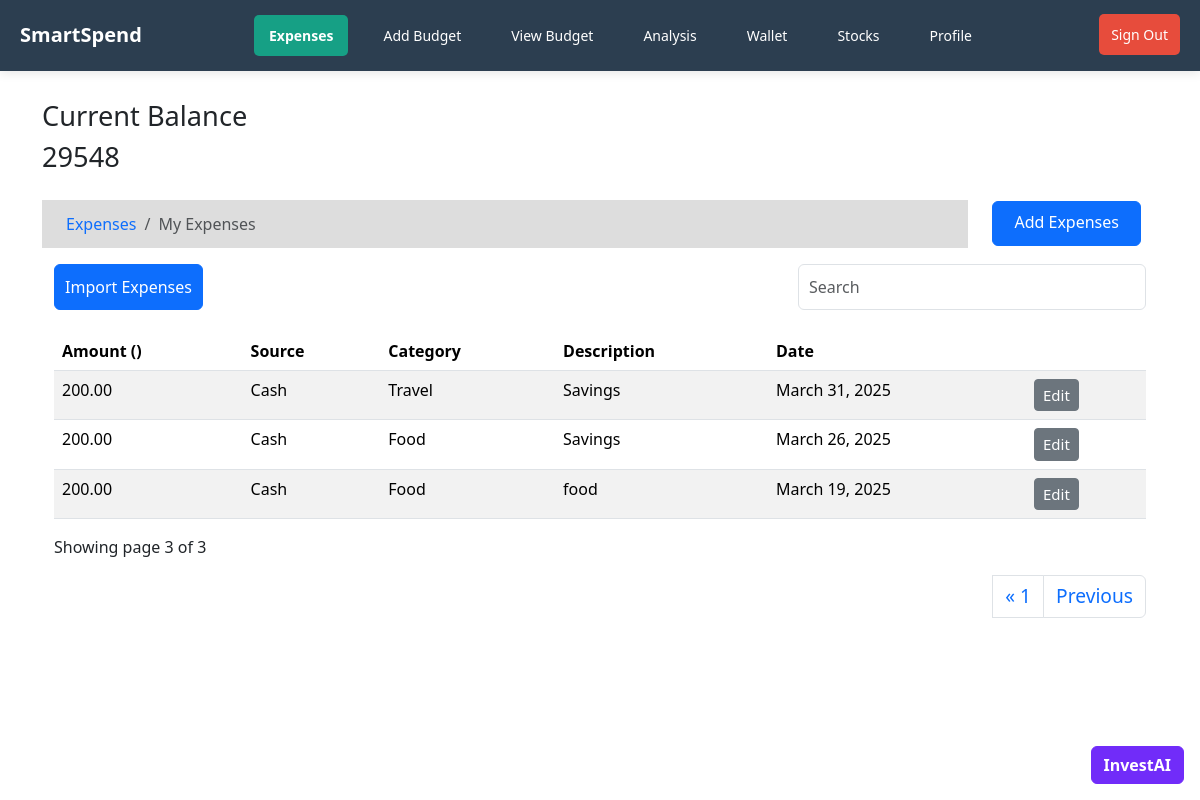
/?page=3 (signed in), run on the app's committed database.
### transactions/models.py (models this page shows, shortened)
class BankAccount(models.Model):
    user = models.ForeignKey(User, on_delete=models.CASCADE)
    account_number = models.CharField(max_length=20)
    current_balance = models.IntegerField(default=0)

class Transaction(models.Model):
    account = models.ForeignKey(BankAccount, on_delete=models.CASCADE)
    transaction_id = models.CharField(max_length=100, unique=True)  # Unique identifier
    amount = models.DecimalField(max_digits=10, decimal_places=2)
    transaction_type = models.CharField(max_length=10, choices=[('credit', 'Credit'), ('debit', 'Debit')])
    timestamp = models.DateTimeField()  # Timestamp of the transaction
    description = models.TextField(blank=True)  # Parsed description from the SMS
    category = models.CharField(max_length=266,default="")
    new_balance = models.DecimalField(max_digits=12, decimal_places=2, null=True, blank=True)
    payment_type = models.CharField(max_length=255, default='Cash')
    is_debited = models.BooleanField(default=False)

### transactions/views.py (the view)
# urls.py: path('', views.Index, name = 'expenses'),
@login_required(login_url='/authentication/login/')
def Index(request):
    bank_account = BankAccount.objects.get(user=request.user)
    expenses = Transaction.objects.filter(account = bank_account)
    paginator = Paginator(expenses, 5)
    page_number = request.GET.get('page')
    page_obj = Paginator.get_page(paginator,page_number)
    context={
        'expenses' : expenses,
        'page_obj' : page_obj,
        'bank_account' : bank_account,
    }
    return render(request,'expenses/index.html',context)

### templates/expenses/index.html (shortened to what this page needs)
{% extends "base.html" %}
{% load static %}
{% block content %}
<link href="{% static 'css/popup.css' %}" rel="stylesheet">
<div class="container mt-6" style="margin-top: 100px ; ">
  <div>
    <h3 style="font-size: 1.7rem;">Current Balance</h3>
    <h4 style="font-size: 1.7rem;">{{bank_account.current_balance}}</h4>
  </div>
  <div class="row">
    <div class="col-md-10">
      <nav aria-label="breadcrumb">
        <ol class="breadcrumb" style="
                                          background-color: #dddddd;
                                          padding-left:1.5%;
                                          margin-top:2%;
                                          padding-top:1%;
                                          padding: .75rem 1.5rem;
                                          font-size: 1rem;">
          <li class="breadcrumb-item"><a href="" style="text-decoration:none; font-size: 1rem;">Expenses</a></li>
          <li class="breadcrumb-item active" aria-current="page" style="font-size: 1rem;">My Expenses</li>
        </ol>
      </nav>
    </div>
    <div class="col-md-2" style="margin-top:1.7%;">
      <a href="{% url 'add_expenses' %}" class="btn btn-primary" style="height: 45px; width: 90%; font-size: 1rem; padding-top: 5%;">Add Expenses</a>
    </div>
  </div>
  <div class="container">
    <div class="row">
      <div class="col-md-8">
        <a href="#" class="btn btn-primary" id="open-popup" style="font-size: 1rem; padding: 10px;">Import Expenses</a>
      </div>
    {% if expenses.count %}
      <div class="col-md-4">
        <div class="form-group">
          <input class="form-control" placeholder="Search" id="SearchField" style="font-size: 1rem; padding: 10px; width: 100%;" />
        </div>
      </div>
    </div>
    <div class="app-table" style="margin-top: 2%;">
      <table class="table table-striped table-hover" style="font-size: 1rem;">
        <thead>
          <tr>
            <th>Amount ({{currency}})</th>
            <th>Source</th>
            <th>Category</th>
            <th>Description</th>
            <th>Date</th>
            <th></th>
          </tr>
        </thead>
        <tbody>
          {% for expense in page_obj %}
            {% if expense.transaction_type == 'debit' %}
            <tr>
              <td>{{expense.amount}}</td>
              <td>{{expense.payment_type}}</td>
              <td>{{expense.category}}</td>
              <td>{{expense.description}}</td>
              <td>{{expense.timestamp|date:"F d, Y" }}</td>
              <td><a href="{% url 'edit_expense' expense.id %}" class="btn btn-secondary btn-sm" style="font-size: 15px;">Edit</a></td>
            </tr>
            {% endif %}
          {% endfor %}
        </tbody>
      </table>
    </div>
    <div class="pagination-container">
    <div class="pagination-info" style="font-size: 1rem; margin-bottom: 1rem;">
      Showing page {{page_obj.number}} of {{page_obj.paginator.num_pages}}
    </div>
    <ul class="pagination justify-content-end mr-auto">
      {% if page_obj.has_previous %}
      <li {% if page_obj.number == 1 %} class="page-item active" {% endif %}><a class="page-link" href="?page=1" style="font-size: 1.2rem;">&laquo; 1</a></li>
      <li class="page-item"> <a class="page-link" href="?page={{ page_obj.previous_page_number }}" style="font-size: 1.2rem;">Previous</a></li>
      {% endif %}
    </ul>
    {% endif %}
  </div>
  </div>
</div>
{% endblock %}

### data on the page
BankAccount: current_balance "29548"
Transaction: amount "200.00", payment_type "Cash", category "Travel", description "Savings", timestamp "March 31, 2025"
Transaction: amount "200.00", payment_type "Cash", category "Food", description "Savings", timestamp "March 26, 2025"
Transaction: amount "200.00", payment_type "Cash", category "Food", description "food", timestamp "March 19, 2025"

### other printed values
{{ page_obj.number }} "3"
{{ page_obj.paginator.num_pages }} "3"
